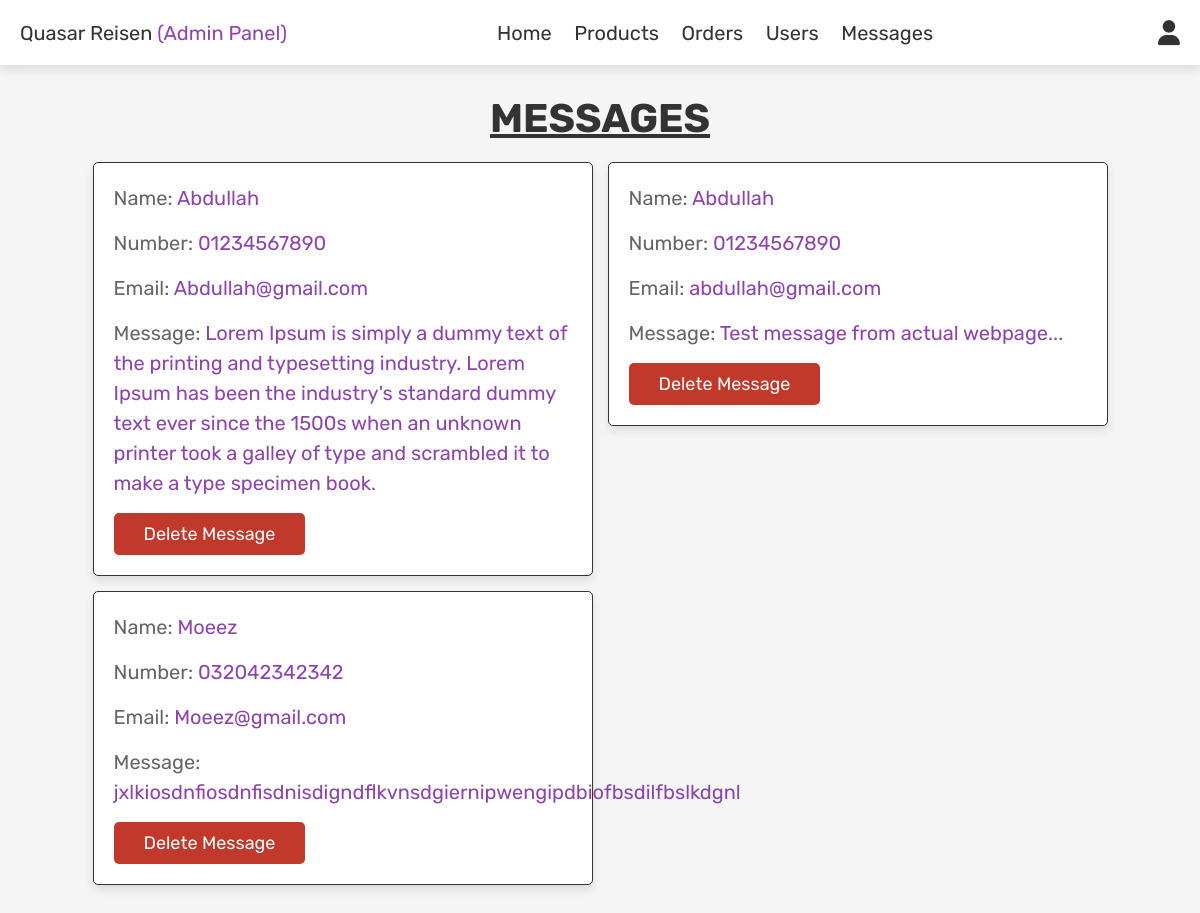
/admin_contacts.php (signed in), run on the app's committed database.
### tables this page shows
CREATE TABLE `message` (
  `id` int(100) NOT NULL,
  `user_id` int(100) NOT NULL,
  `name` varchar(100) NOT NULL,
  `email` varchar(100) NOT NULL,
  `number` varchar(12) NOT NULL,
  `message` varchar(500) NOT NULL
);

### admin_contacts.php (the view, shortened to what this page needs)
<?php
include 'config.php';
?>
<!DOCTYPE html>
<html lang="en">
<head>
     <link rel="stylesheet" href="https://cdnjs.cloudflare.com/ajax/libs/font-awesome/6.1.1/css/all.min.css">
    <link rel="stylesheet" href="css/admin_style.css">
</head>
<body>
    <?php include 'admin_header.php'; ?>
    <section class="messages">
     <h1 class="title">messages</h1>
        <div class="box-container">
        <?php
                $select_message = mysqli_query($conn, "SELECT * FROM `message`") or die('Query Failed');
                if(mysqli_num_rows($select_message) > 0)
                {
                    while($fetch_message = mysqli_fetch_assoc($select_message)){
        ?>
        <div class="box">
            <p>Name: <span><?php echo $fetch_message['name']; ?></span> </p>
            <p>Number: <span><?php echo $fetch_message['number']; ?></span> </p>
            <p>Email: <span><?php echo $fetch_message['email']; ?></span> </p>
            <p>Message: <span><?php echo $fetch_message['message']; ?></span> </p>
            <a href="admin_contacts.php?delete=<?php echo $fetch_message['id']; ?>" onclick="return confirm('delete this message?');" class="delete-btn">delete message</a>
        </div>
        <?php
            };
        }else{
            echo '<p class="empty">You have no messages!</p>';
        }
        ?>
        </div>
    </section>
</body>
</html>

### css/admin_style.css (style rules this page uses)
:root { --purple:#8e44ad; --red:#c0392b; --orange:#f39c12; --black:#333; --white:#fff; --light-color:#666; --light-white:#ccc; --light-bg:#f5f5f5; --border:.1rem solid var(--black); --box-shadow:0 .5rem 1rem rgba(0,0,0,.1); }
* { font-family: 'Rubik', sans-serif; margin:0; padding:0; box-sizing: border-box; outline: none; border:none; text-decoration: none; transition:all .2s linear; }
html { font-size: 62.5%; overflow-x: hidden; }
body { background-color: var(--light-bg); }
section { padding: 3rem 2rem; }
.title { text-align: center; margin-bottom: 2rem; text-transform: uppercase; color:var(--black); font-size: 4rem; text-decoration: underline; }
.btn, .option-btn, .delete-btn, .white-btn { display: inline-block; margin-top: 1rem; padding: 1rem 3rem; cursor: pointer; color: var(--white); font-size: 1.8rem; border-radius: 0.5rem; text-transform: capitalize; }
.delete-btn { background-color: var(--red); }
.messages .box-container { display: grid; grid-template-columns: repeat(auto-fit, 50rem); justify-content: center; gap: 1.5rem; max-width: 1200px; margin: 0 auto; align-items: flex-start; }
.messages .box-container .box { background-color: var(--white); padding: 2rem; border: var(--border); box-shadow: var(--box-shadow); border-radius: .5rem; }
.messages .box-container .box p { padding-bottom: 1.5rem; font-size: 2rem; color: var(--light-color); line-height: 1.5; }
.messages .box-container .box p span { color: var(--purple); text-align: justify; }
.messages .box-container .box .delete-btn { margin-top:0 ; }

### data on the page
message: name "Abdullah", number "01234567890", email "Abdullah@gmail.com", message "Lorem Ipsum is simply a dummy text of the printing and typesetting industry. Lorem Ipsum has been the industry's standard dummy text ever since the 1500s when an unknown printer took a galley of type and scrambled it to make a type specimen book."
message: name "Abdullah", number "01234567890", email "abdullah@gmail.com", message "Test message from actual webpage..."
message: name "Moeez", number "032042342342", email "Moeez@gmail.com", message "jxlkiosdnfiosdnfisdnisdigndflkvnsdgiernipwengipdbiofbsdilfbslkdgnl"
